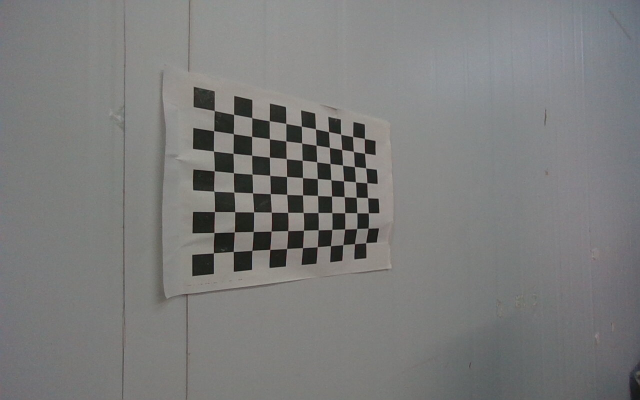
#> input picture data/calib/2025-07-03-004501.jpg, 1280 x 800 px, given in place of the camera (shown at 1/2 size)
$ python test_usb_camera.py
#> lines starting #> are read from the running program, lines starting #| are printed output that depends on the picture; after the words box and inside, x2 and y2 are one past the last pixel; in counts of white or black regions, pixels touching at a corner belong together
#!/usr/bin/env python3
"""
USB相机测试程序
专门测试USB相机的连接和图像获取功能

功能：
- 检测可用的USB相机
- 测试图像获取
- 保存测试图像
- 验证图像质量

作者: cxzandy
日期: 2025-07-29
"""

import sys
import os
import cv2
import numpy as np
from datetime import datetime

# 添加项目根目录到路径
sys.path.append(os.path.abspath(os.path.join(os.path.dirname(__file__), '..')))

def test_usb_cameras():
    """测试所有可用的USB相机"""
    print("📷 USB相机连接测试")
    print("=" * 40)

    available_cameras = []

    # 检测相机 (索引0-5)
    for i in range(6):
        print(f"\n🔍 测试相机索引 {i}...")

        cap = cv2.VideoCapture(i)
        if cap.isOpened():
            # 设置分辨率
            cap.set(cv2.CAP_PROP_FRAME_WIDTH, 640)
            cap.set(cv2.CAP_PROP_FRAME_HEIGHT, 480)

            # 尝试获取图像
            ret, frame = cap.read()
            if ret and frame is not None:
                h, w = frame.shape[:2]
                print(f"✅ 相机 {i} 可用 - 分辨率: {w}x{h}")

                # 保存测试图像
                timestamp = datetime.now().strftime("%Y%m%d_%H%M%S")
                filename = f"usb_camera_{i}_test_{timestamp}.jpg"
                cv2.imwrite(filename, frame)
                print(f"   📸 测试图像已保存: {filename}")

                # 获取相机属性
                fps = cap.get(cv2.CAP_PROP_FPS)
                print(f"   📊 FPS: {fps}")

                available_cameras.append({
                    'index': i,
                    'resolution': (w, h),
                    'fps': fps,
                    'test_image': filename
                })
            else:
                print(f"❌ 相机 {i} 无法获取图像")
        else:
            print(f"❌ 相机 {i} 无法打开")

        cap.release()

    return available_cameras

def test_camera_streaming(camera_index=0, duration=10):
    """测试相机实时流"""
    print(f"\n📹 测试相机 {camera_index} 实时流 ({duration}秒)...")

    cap = cv2.VideoCapture(camera_index)
    if not cap.isOpened():
        print(f"❌ 无法打开相机 {camera_index}")
        return False

    # 设置分辨率
    cap.set(cv2.CAP_PROP_FRAME_WIDTH, 640)
    cap.set(cv2.CAP_PROP_FRAME_HEIGHT, 480)

    frame_count = 0
    start_time = datetime.now()

    try:
        print("🎬 开始视频流测试 (按 'q' 退出)...")

        while True:
            ret, frame = cap.read()
            if not ret:
                print("❌ 无法获取图像帧")
                break

            frame_count += 1

            # 添加信息到图像
            cv2.putText(frame, f"Camera {camera_index}", (10, 30),
                       cv2.FONT_HERSHEY_SIMPLEX, 1, (0, 255, 0), 2)
            cv2.putText(frame, f"Frame: {frame_count}", (10, 60),
                       cv2.FONT_HERSHEY_SIMPLEX, 0.7, (0, 255, 0), 2)

            # 计算FPS
            elapsed = (datetime.now() - start_time).total_seconds()
            if elapsed > 0:
                current_fps = frame_count / elapsed
                cv2.putText(frame, f"FPS: {current_fps:.1f}", (10, 90),
                           cv2.FONT_HERSHEY_SIMPLEX, 0.7, (0, 255, 0), 2)

            # 显示图像
            cv2.imshow(f'USB Camera {camera_index} Test', frame)

            # 检查按键
            key = cv2.waitKey(1) & 0xFF
            if key == ord('q'):
                print("👍 用户退出测试")
                break

            # 时间限制
            if elapsed > duration:
                print(f"⏰ {duration}秒测试完成")
                break

    except Exception as e:
        print(f"❌ 视频流测试失败: {e}")
        return False

    finally:
        cap.release()
        cv2.destroyAllWindows()

    # 计算统计信息
    total_time = (datetime.now() - start_time).total_seconds()
    avg_fps = frame_count / total_time if total_time > 0 else 0

    print(f"✅ 视频流测试完成")
    print(f"   总帧数: {frame_count}")
    print(f"   总时间: {total_time:.2f}秒")
    print(f"   平均FPS: {avg_fps:.2f}")

    return True

def test_image_processing(camera_index=0):
    """测试图像处理功能"""
    print(f"\n🖼️ 测试相机 {camera_index} 图像处理...")

    cap = cv2.VideoCapture(camera_index)
    if not cap.isOpened():
        print(f"❌ 无法打开相机 {camera_index}")
        return False

    # 获取一帧用于处理
    ret, frame = cap.read()
    cap.release()

    if not ret or frame is None:
        print("❌ 无法获取图像帧")
        return False

    print(f"✅ 原始图像: {frame.shape}")

    try:
        # 转换为灰度图
        gray = cv2.cvtColor(frame, cv2.COLOR_BGR2GRAY)
        print(f"✅ 灰度转换: {gray.shape}")

        # 边缘检测
        edges = cv2.Canny(gray, 50, 150)
        print(f"✅ 边缘检测: {edges.shape}")

        # 模糊处理
        blurred = cv2.GaussianBlur(frame, (15, 15), 0)
        print(f"✅ 模糊处理: {blurred.shape}")

        # 保存处理结果
        timestamp = datetime.now().strftime("%Y%m%d_%H%M%S")

        cv2.imwrite(f"usb_camera_{camera_index}_original_{timestamp}.jpg", frame)
        cv2.imwrite(f"usb_camera_{camera_index}_gray_{timestamp}.jpg", gray)
        cv2.imwrite(f"usb_camera_{camera_index}_edges_{timestamp}.jpg", edges)
        cv2.imwrite(f"usb_camera_{camera_index}_blurred_{timestamp}.jpg", blurred)

        print(f"✅ 处理结果已保存")
        return True

    except Exception as e:
        print(f"❌ 图像处理失败: {e}")
        return False

def main():
    """主函数"""
    print("🔧 USB相机测试工具")
    print("适用于挑战杯2.0系统")
    print("=" * 50)

    # 1. 检测可用相机
    cameras = test_usb_cameras()
#> in test_usb_cameras, frame is the input picture: shape (800, 1280, 3); mean B, G, R 122.7, 123.5, 123.3
#| ✅ 相机 0 可用 - 分辨率: 1280x800

    if not cameras:
        print("\n❌ 未找到可用的USB相机")
        print("💡 请检查:")
        print("   1. USB相机是否正确连接")
        print("   2. 相机驱动是否安装")
        print("   3. 相机是否被其他程序占用")
        return False

    print(f"\n🎉 找到 {len(cameras)} 个可用相机:")
    for cam in cameras:
        print(f"   📷 相机 {cam['index']}: {cam['resolution']} @ {cam['fps']} FPS")

    # 2. 选择主相机进行详细测试
    primary_camera = cameras[0]['index']
    print(f"\n🎯 使用相机 {primary_camera} 进行详细测试...")

    # 3. 图像处理测试
    if not test_image_processing(primary_camera):
#| ✅ 原始图像: (800, 1280, 3)
#| ✅ 灰度转换: (800, 1280)
#> in test_image_processing, `edges = cv2.Canny(gray, 50, 150)`:
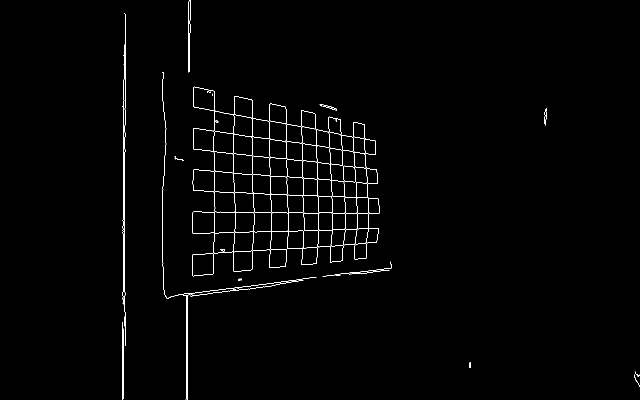
#> edges: shape (800, 1280) (shown at 1/2 size); 1% white in thin lines or dots, all inside (x1, y1, x2, y2) = (244, 0, 1280, 800)
#| ✅ 边缘检测: (800, 1280)
#| ✅ 模糊处理: (800, 1280, 3)
        print("❌ 图像处理测试失败")
        return False

    # 4. 询问是否进行实时流测试
    try:
        choice = input(f"\n是否测试相机 {primary_camera} 的实时视频流? (y/n): ").lower()
#> the answer given: y
        if choice in ['y', 'yes']:
            if not test_camera_streaming(primary_camera, duration=10):
#> in test_camera_streaming, `cv2.putText(frame, f"FPS: {current_fps:.1f}", (10, 90), cv2.FONT_HERSH..`:
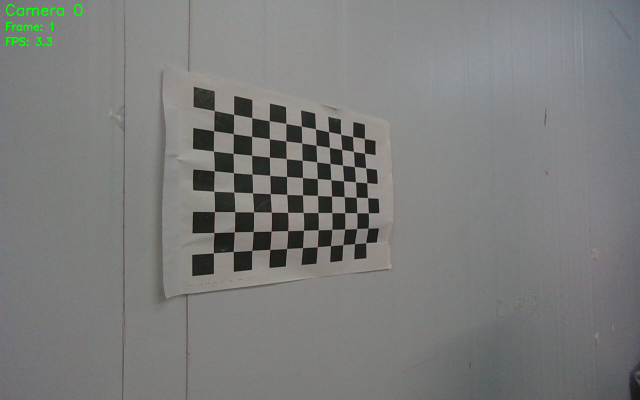
#> frame: shape (800, 1280, 3) (shown at 1/2 size); mean B, G, R 122.4, 123.8, 123
#> (key q is pressed here)
                print("❌ 视频流测试失败")
                return False
    except KeyboardInterrupt:
        print("\n⚠️ 用户跳过视频流测试")

    # 5. 生成测试报告
    print("\n" + "="*50)
    print("📊 USB相机测试报告")
    print("="*50)
    print(f"测试时间: {datetime.now().strftime('%Y-%m-%d %H:%M:%S')}")
    print(f"可用相机数量: {len(cameras)}")
    print(f"推荐使用: 相机 {primary_camera}")
    print()
    print("📋 配置建议:")
    print(f"   在 src/config.py 中设置:")
    print(f"   CAMERA_TYPE = 'usb'")
    print(f"   USB_CAMERA_INDEX = {primary_camera}")
    print()
    print("🚀 下一步:")
    print("   1. 运行完整系统: python src/main.py --mode demo")
    print("   2. 测试障碍物检测: python test_obstacle_avoidance.py")
    print("   3. 启动Web界面: python web/web_simple.py")

    return True

if __name__ == "__main__":
    try:
        success = main()
        sys.exit(0 if success else 1)
#> (the program exits here)
